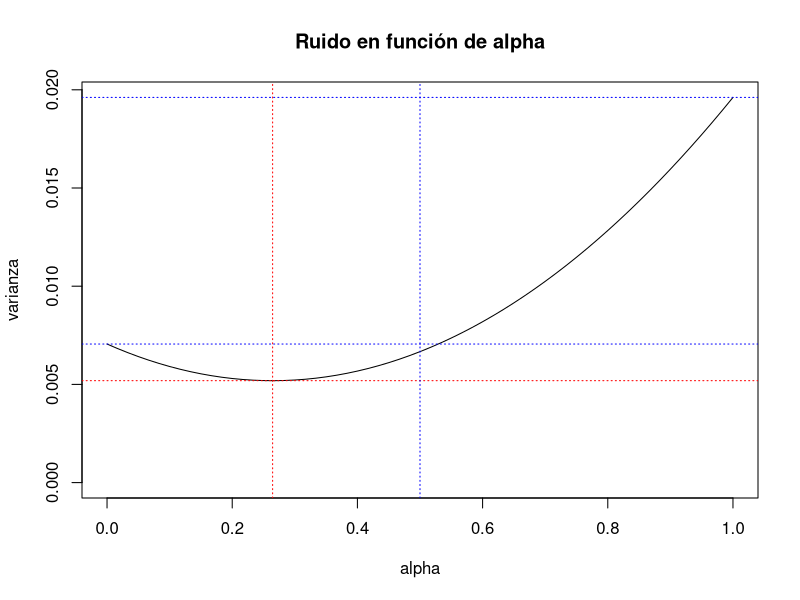
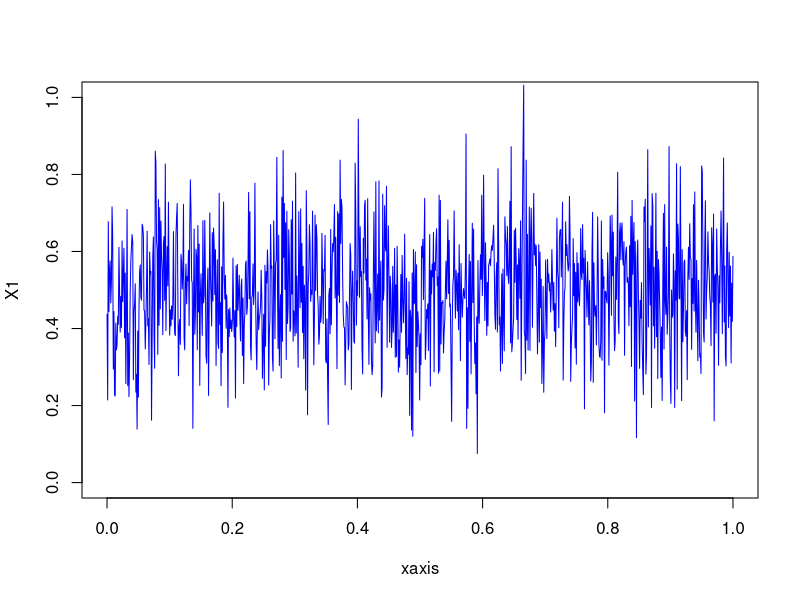
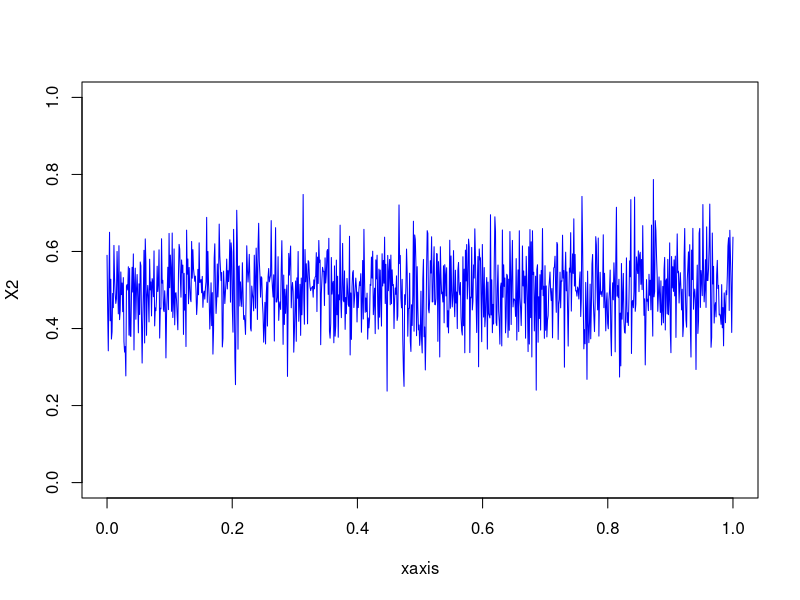
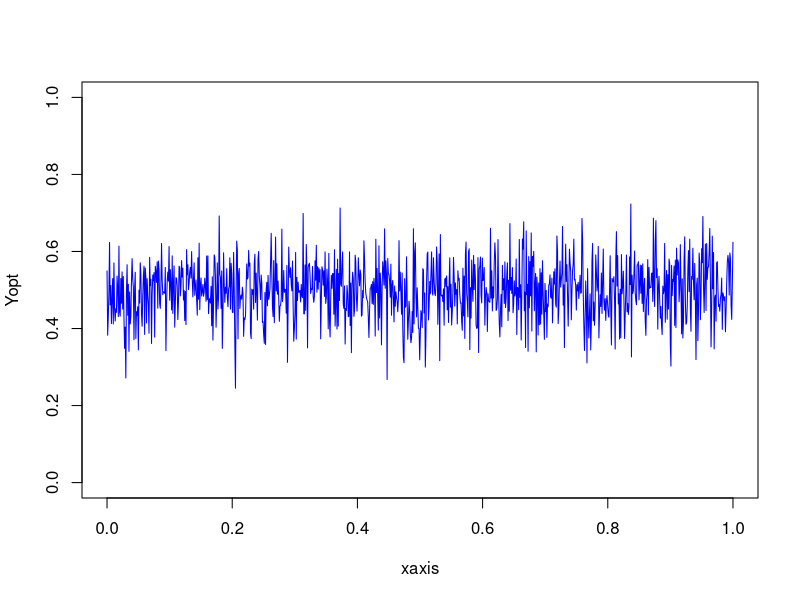
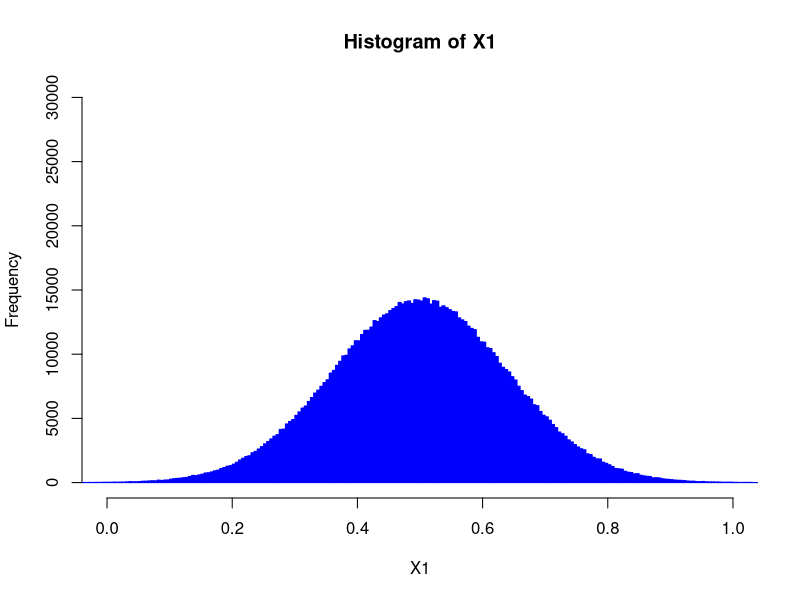
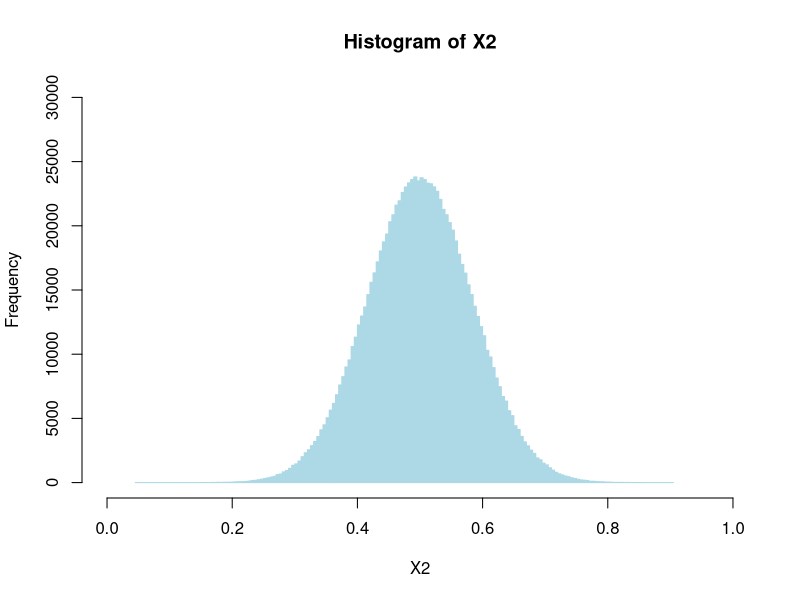
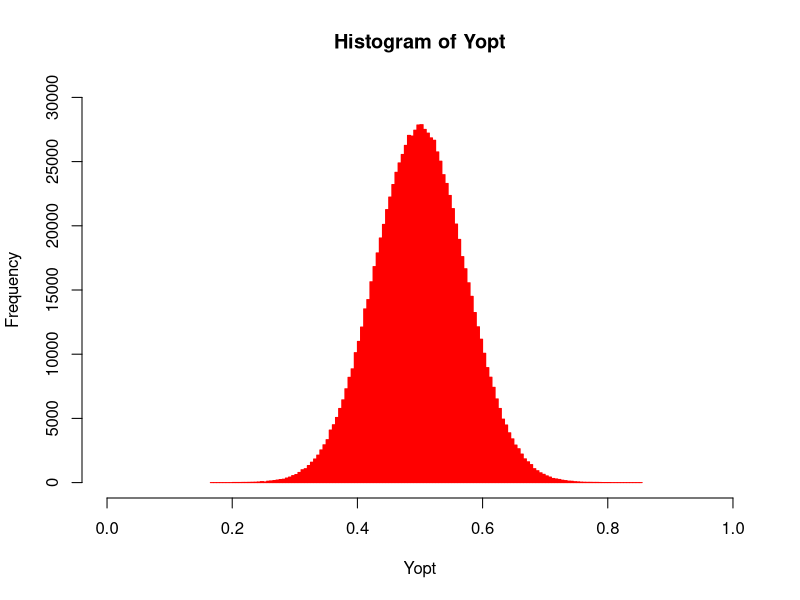

These charts were generated, in order, by the following R code:
# Combinación óptima de señales para minimizar ruido con R (I). Teoría
# www.overfitting.net

# Tamaño de muestras
LADOIMG=1000
LARGO=LADOIMG^2
RESOL=61L # Número de valores de alpha

# Diferencia de ruido
SD1=0.14 # El ruido es la desviación típica
SD2=SD1/(5/3) # Establecemos que la señal 2 tenga menos ruido

# Señal 1
S1=array(0.5, dim=LARGO)
N1=rnorm(LARGO, mean=0, sd=SD1)
X1=S1+N1

# Señal 2
S2=S1
N2=rnorm(LARGO, mean=0, sd=SD2)
X2=S2+N2

# Combinación óptima y mejoras teóricas de relación S/N
k=var(X1)^0.5/var(X2)^0.5 # Estimación de N2/N1=SD2/SD1=SNR2/SNR1
alphaopt=1/(k^2+1) # alpha que maximiza la S/N de la combinación
mejoraN1=(k^2+1)^0.5
mejoraN2=(1/k^2+1)^0.5

# Combinaciones lineales para alpha 0..1
alpha=as.array(seq(from=0, to=1, len=RESOL))
y=array(0, dim=c(RESOL,LARGO))
for (i in 1:RESOL) y[i,]=alpha[i]*X1+(1-alpha[i])*X2
Yopt=alphaopt*X1+(1-alphaopt)*X2

varianza=alpha
for (i in 1:RESOL) varianza[i]=var(y[i,])

plot(alpha, varianza, ylim=c(0,max(var(X1),var(X2))), type='l',
     main='Ruido en función de alpha')
abline(v=alphaopt, col='red', lty = 'dotted')
abline(h=var(Yopt), col='red', lty = 'dotted')
abline(v=0.5, col='blue', lty = 'dotted') # Y=(X1+X2)/2
abline(h=var(y[1,]), col='blue', lty = 'dotted') # Y=X1
abline(h=var(y[RESOL,]), col='blue', lty = 'dotted') # Y=X2

# Checks
SNR1=mean(X1)/var(X1)^0.5
SNR2=mean(X2)/var(X2)^0.5
SNRopt=mean(Yopt)/var(Yopt)^0.5

print(paste0("SNR2/SNR1=", round(SNR2/SNR1, digits=4),
             " vs k=", round(k,4)))
print(paste0("SNRopt/SNR1=", round(SNRopt/SNR1, digits=4),
             " vs mejoraN1=", round(mejoraN1,4)))
print(paste0("SNRopt/SNR2=", round(SNRopt/SNR2, digits=4),
             " vs mejoraN2=", round(mejoraN2,4)))

# Dibujamos un trozo de las señales y la combinación óptima
xaxis=seq(from=0, to=1, len=1000)
plot(xaxis, X1[1:1000], ylim=c(0,1), type='l', col='blue', ylab='X1')
plot(xaxis, X2[1:1000], ylim=c(0,1), type='l', col='blue', ylab='X2')
plot(xaxis, Yopt[1:1000], ylim=c(0,1), type='l', col='blue', ylab='Yopt')

# Histogramas para comparar el ruido (varianza)
hist(X1, breaks=200, xlim=0:1, ylim=c(0,30000), col='blue', border='blue')
hist(X2, breaks=200, xlim=0:1, ylim=c(0,30000), col='lightblue', border='lightblue')
hist(Yopt, breaks=200, xlim=0:1, ylim=c(0,30000), col='red', border='red')

# Truncamos posibles outliers para construir imágenes
X1[X1 < 0] <- 0
X2[X2 < 0] <- 0
Yopt[Yopt < 0] <- 0

X1[X1 > 1] <- 1
X2[X2 > 1] <- 1
Yopt[Yopt > 1] <- 1

# Convertimos vectores en imágenes (genial R!)
dim(X1) <- c(LADOIMG, LADOIMG)
dim(X2) <- c(LADOIMG, LADOIMG)
dim(Yopt) <- c(LADOIMG, LADOIMG)

# Guardamos como imágenes
library(tiff)
writeTIFF(X1,   "img1.tif",   bits.per.sample=16, compression="LZW")
writeTIFF(X2,   "img2.tif",   bits.per.sample=16, compression="LZW")
writeTIFF(Yopt, "imgout.tif", bits.per.sample=16, compression="LZW")
